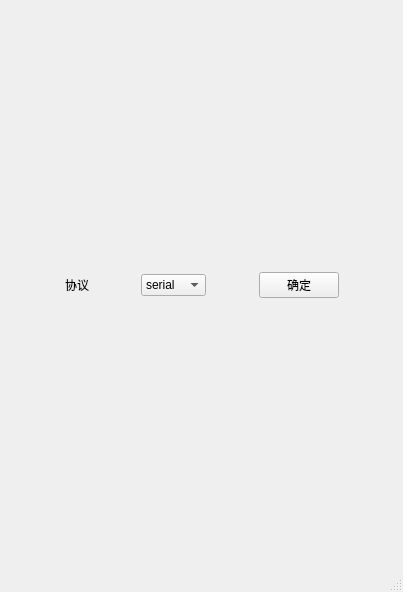
<?xml version="1.0" encoding="UTF-8"?>
<ui version="4.0">
 <class>MainWindow</class>
 <widget class="QMainWindow" name="MainWindow">
  <property name="geometry">
   <rect>
    <x>0</x>
    <y>0</y>
    <width>403</width>
    <height>592</height>
   </rect>
  </property>
  <property name="windowTitle">
   <string>MainWindow</string>
  </property>
  <widget class="QWidget" name="centralwidget">
   <layout class="QGridLayout" name="gridLayout_2">
    <item row="0" column="0">
     <widget class="QWidget" name="selectwidget" native="true">
      <layout class="QGridLayout" name="gridLayout_3">
       <item row="1" column="0">
        <layout class="QGridLayout" name="gridLayout">
         <item row="1" column="2">
          <spacer name="horizontalSpacer">
           <property name="orientation">
            <enum>Qt::Horizontal</enum>
           </property>
           <property name="sizeHint" stdset="0">
            <size>
             <width>40</width>
             <height>20</height>
            </size>
           </property>
          </spacer>
         </item>
         <item row="1" column="5">
          <spacer name="horizontalSpacer_3">
           <property name="orientation">
            <enum>Qt::Horizontal</enum>
           </property>
           <property name="sizeHint" stdset="0">
            <size>
             <width>40</width>
             <height>20</height>
            </size>
           </property>
          </spacer>
         </item>
         <item row="1" column="4">
          <widget class="QComboBox" name="connection_protocol">
           <property name="maximumSize">
            <size>
             <width>100</width>
             <height>16777215</height>
            </size>
           </property>
           <item>
            <property name="text">
             <string>serial</string>
            </property>
           </item>
           <item>
            <property name="text">
             <string>SSH</string>
            </property>
           </item>
           <item>
            <property name="text">
             <string>Telnet</string>
            </property>
           </item>
          </widget>
         </item>
         <item row="1" column="0">
          <spacer name="horizontalSpacer_2">
           <property name="orientation">
            <enum>Qt::Horizontal</enum>
           </property>
           <property name="sizeHint" stdset="0">
            <size>
             <width>40</width>
             <height>20</height>
            </size>
           </property>
          </spacer>
         </item>
         <item row="1" column="1">
          <widget class="QLabel" name="connection_protocol_label">
           <property name="layoutDirection">
            <enum>Qt::LeftToRight</enum>
           </property>
           <property name="text">
            <string>协议</string>
           </property>
          </widget>
         </item>
         <item row="0" column="4">
          <spacer name="verticalSpacer_2">
           <property name="orientation">
            <enum>Qt::Vertical</enum>
           </property>
           <property name="sizeHint" stdset="0">
            <size>
             <width>20</width>
             <height>40</height>
            </size>
           </property>
          </spacer>
         </item>
         <item row="1" column="6">
          <widget class="QPushButton" name="pushButton_ok">
           <property name="text">
            <string>确定</string>
           </property>
          </widget>
         </item>
         <item row="4" column="4">
          <spacer name="verticalSpacer_3">
           <property name="orientation">
            <enum>Qt::Vertical</enum>
           </property>
           <property name="sizeHint" stdset="0">
            <size>
             <width>20</width>
             <height>40</height>
            </size>
           </property>
          </spacer>
         </item>
         <item row="1" column="7">
          <spacer name="horizontalSpacer_4">
           <property name="orientation">
            <enum>Qt::Horizontal</enum>
           </property>
           <property name="sizeHint" stdset="0">
            <size>
             <width>40</width>
             <height>20</height>
            </size>
           </property>
          </spacer>
         </item>
        </layout>
       </item>
      </layout>
     </widget>
    </item>
   </layout>
  </widget>
  <widget class="QMenuBar" name="menubar">
   <property name="geometry">
    <rect>
     <x>0</x>
     <y>0</y>
     <width>403</width>
     <height>26</height>
    </rect>
   </property>
  </widget>
  <widget class="QStatusBar" name="statusbar"/>
 </widget>
 <resources/>
 <connections/>
</ui>
